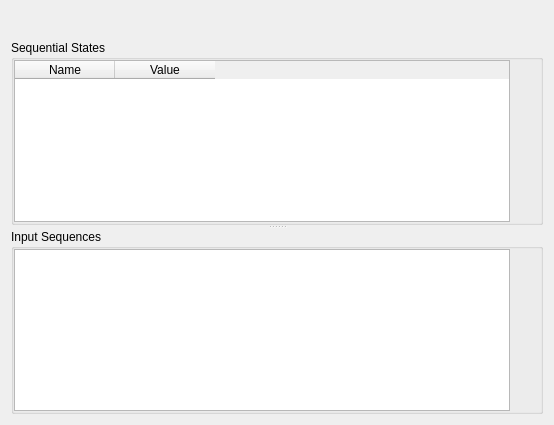
<?xml version="1.0" encoding="UTF-8"?>
<ui version="4.0">
 <class>PatternInput</class>
 <widget class="QWidget" name="PatternInput">
  <property name="geometry">
   <rect>
    <x>0</x>
    <y>0</y>
    <width>554</width>
    <height>425</height>
   </rect>
  </property>
  <property name="windowTitle">
   <string>PatternInput</string>
  </property>
  <layout class="QVBoxLayout" name="verticalLayout_3">
   <item>
    <widget class="QWidget" name="widget" native="true">
     <layout class="QHBoxLayout" name="horizontalLayout">
      <property name="margin">
       <number>0</number>
      </property>
      <item>
       <widget class="QToolButton" name="openButton">
        <property name="toolTip">
         <string>Load pattern from file</string>
        </property>
        <property name="text">
         <string/>
        </property>
        <property name="autoRaise">
         <bool>true</bool>
        </property>
       </widget>
      </item>
      <item>
       <spacer name="horizontalSpacer">
        <property name="orientation">
         <enum>Qt::Horizontal</enum>
        </property>
        <property name="sizeHint" stdset="0">
         <size>
          <width>515</width>
          <height>20</height>
         </size>
        </property>
       </spacer>
      </item>
     </layout>
    </widget>
   </item>
   <item>
    <widget class="QSplitter" name="splitter">
     <property name="orientation">
      <enum>Qt::Vertical</enum>
     </property>
     <widget class="QGroupBox" name="groupBox">
      <property name="title">
       <string>Sequential States</string>
      </property>
      <property name="flat">
       <bool>true</bool>
      </property>
      <property name="checkable">
       <bool>false</bool>
      </property>
      <layout class="QHBoxLayout" name="horizontalLayout_2">
       <property name="margin">
        <number>0</number>
       </property>
       <item>
        <widget class="QTableWidget" name="stateTable">
         <column>
          <property name="text">
           <string>Name</string>
          </property>
         </column>
         <column>
          <property name="text">
           <string>Value</string>
          </property>
         </column>
        </widget>
       </item>
       <item>
        <widget class="QWidget" name="widget_2" native="true">
         <layout class="QVBoxLayout" name="verticalLayout">
          <property name="margin">
           <number>0</number>
          </property>
          <item>
           <widget class="QToolButton" name="addState">
            <property name="toolTip">
             <string>Add state</string>
            </property>
            <property name="text">
             <string/>
            </property>
            <property name="autoRaise">
             <bool>true</bool>
            </property>
           </widget>
          </item>
          <item>
           <widget class="QToolButton" name="removeState">
            <property name="enabled">
             <bool>false</bool>
            </property>
            <property name="toolTip">
             <string>Remove state</string>
            </property>
            <property name="text">
             <string/>
            </property>
            <property name="autoRaise">
             <bool>true</bool>
            </property>
           </widget>
          </item>
          <item>
           <spacer name="verticalSpacer">
            <property name="orientation">
             <enum>Qt::Vertical</enum>
            </property>
            <property name="sizeHint" stdset="0">
             <size>
              <width>20</width>
              <height>100</height>
             </size>
            </property>
           </spacer>
          </item>
         </layout>
        </widget>
       </item>
      </layout>
     </widget>
     <widget class="QGroupBox" name="groupBox_2">
      <property name="title">
       <string>Input Sequences</string>
      </property>
      <property name="flat">
       <bool>true</bool>
      </property>
      <layout class="QHBoxLayout" name="horizontalLayout_3">
       <property name="margin">
        <number>0</number>
       </property>
       <item>
        <widget class="QTableWidget" name="sequencesTable"/>
       </item>
       <item>
        <widget class="QWidget" name="widget_3" native="true">
         <layout class="QVBoxLayout" name="verticalLayout_2">
          <property name="margin">
           <number>0</number>
          </property>
          <item>
           <widget class="QToolButton" name="addSequence">
            <property name="enabled">
             <bool>false</bool>
            </property>
            <property name="toolTip">
             <string>Add sequence</string>
            </property>
            <property name="text">
             <string/>
            </property>
            <property name="autoRaise">
             <bool>true</bool>
            </property>
           </widget>
          </item>
          <item>
           <widget class="QToolButton" name="removeSequence">
            <property name="enabled">
             <bool>false</bool>
            </property>
            <property name="toolTip">
             <string>Remove sequence</string>
            </property>
            <property name="text">
             <string/>
            </property>
            <property name="autoRaise">
             <bool>true</bool>
            </property>
           </widget>
          </item>
          <item>
           <spacer name="verticalSpacer_2">
            <property name="orientation">
             <enum>Qt::Vertical</enum>
            </property>
            <property name="sizeHint" stdset="0">
             <size>
              <width>20</width>
              <height>108</height>
             </size>
            </property>
           </spacer>
          </item>
         </layout>
        </widget>
       </item>
      </layout>
     </widget>
    </widget>
   </item>
  </layout>
 </widget>
 <resources/>
 <connections/>
</ui>
